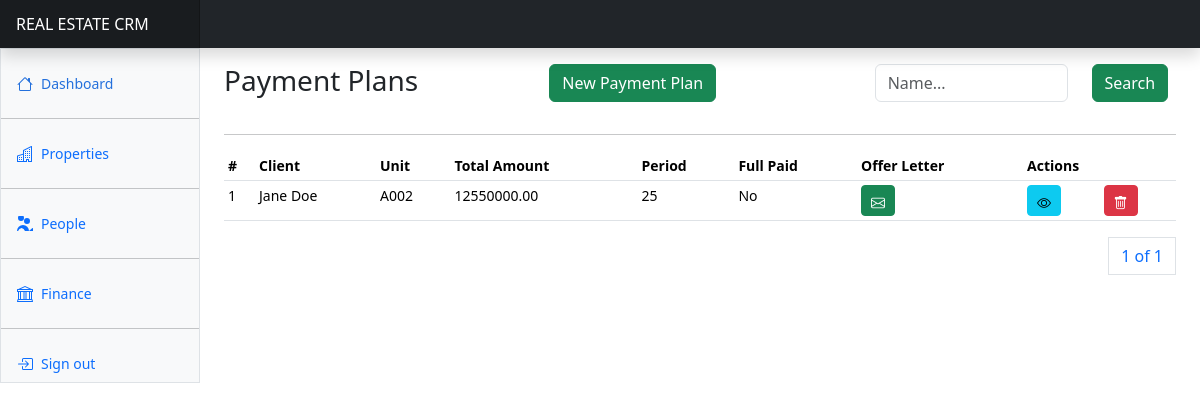
Page /finance/payment-plans/ (signed in) on the committed database.
### apps/finance/models.py (models this page shows, shortened)
class ClientPaymentPlan(AbstractBaseModel):
    client = models.ForeignKey(
        "users.Client", on_delete=models.CASCADE, related_name="clientpaymentplans"
    )
    unit = models.ForeignKey(
        "properties.PropertyUnit", on_delete=models.SET_NULL, null=True
    )
    booking_fee = models.DecimalField(max_digits=100, decimal_places=2, default=0)
    deposit_fee = models.DecimalField(max_digits=100, decimal_places=2, default=0)
    period = models.IntegerField(default=1)
    installment_amount = models.DecimalField(
        max_digits=100, decimal_places=2, default=0
    )
    total_amount = models.DecimalField(max_digits=100, decimal_places=2, default=0)
    first_repayment_date = models.DateField(null=True)
    fully_paid = models.BooleanField(default=False)

### apps/users/models.py (models this page shows)
class Client(AbstractBaseModel):
    name = models.CharField(max_length=255)
    email = models.EmailField(null=True)
    phone_number = models.CharField(max_length=255)
    id_number = models.CharField(max_length=255, null=True)
    kra_pin = models.CharField(max_length=255, null=True)
    gender = models.CharField(max_length=255)
    address = models.CharField(max_length=255, null=True)
    city = models.CharField(max_length=255, null=True)
    country = models.CharField(max_length=255, null=True)
    id_copy = models.FileField(upload_to="client_ids/", null=True)
    kra_certificate = models.FileField(upload_to="kra_cerificates/", null=True)
    photo = models.ImageField(upload_to="client_photos/", null=True)
    acquired_by = models.ForeignKey(User, on_delete=models.SET_NULL, null=True)
    def __str__(self):
        return self.name

### apps/properties/models.py (models this page shows)
class PropertyUnit(AbstractBaseModel):
    unit_number = models.CharField(max_length=255)
    property = models.ForeignKey(
        Property, on_delete=models.CASCADE, related_name="propertyunits"
    )
    client = models.ForeignKey("users.Client", related_name="clientunits", on_delete=models.SET_NULL, null=True)
    cost = models.DecimalField(max_digits=100, decimal_places=2, default=0)
    booking_fee = models.DecimalField(max_digits=100, decimal_places=2, default=0)
    deposit_fee = models.DecimalField(max_digits=100, decimal_places=2, default=0)
    unit_status = models.CharField(
        max_length=255, choices=UNIT_STATUSES, default="Available"
    )
    sold_by = models.ForeignKey("users.User", on_delete=models.SET_NULL, null=True)
    def __str__(self):
        return self.unit_number

### apps/finance/plans/views.py (the view, shortened to what this page needs)
# urls.py: path("payment-plans/", payment_plans, name="payment-plans"),
@login_required(login_url="/users/login")
def payment_plans(request):
    plans = ClientPaymentPlan.objects.all().order_by("-created")
    clients = Client.objects.all().order_by("-created")
    units = PropertyUnit.objects.all().only("id", "unit_number", "client_id")
    paginator = Paginator(plans, 10)
    page_number = request.GET.get("page")
    page_obj = paginator.get_page(page_number)
    context = {"page_obj": page_obj, "clients": clients, "units": units}
    return render(request, "finance/payment_plans/plans.html", context)

### apps/properties/models.py (called while the page is built)
    def __str__(self):
        return self.name

### templates/finance/payment_plans/plans.html (shortened to what this page needs)
{% extends "base.html" %}
{% block content %}
<div class="row">
    <div class="col-4">
        <h3>Payment Plans</h3>
    </div>
    <div class="col-4">
        <a class="btn btn-success" data-bs-toggle="modal" data-bs-target="#newPlanModal">New Payment Plan</a>
    </div>
    <div class="col-4">
      <form method="POST">
        <div class="input-group mb-3">
          <div class="row">
            <div class="col-8">
              <input type="text" class="form-control" name="search_text" id="search_text" placeholder="Name..." >
            </div>
            <div class="col-4">
              <button class="btn btn-success">Search</button>
            </div>
          </div>
        </div>
      </form>
    </div>
</div>
<hr/>
      <div class="table-responsive small">
        <table class="table table-sm">
          <thead>
            <tr>
              <th scope="col">#</th>
              <th scope="col">Client</th>
              <th scope="col">Unit</th>
              <th scope="col">Total Amount</th>
              <th scope="col">Period</th>
              <th scope="col">Full Paid</th>
              <th scope="col">Offer Letter</th>
              <th scope="col" colspan="2">Actions</th>
            </tr>
          </thead>
          <tbody>
            {% for plan in page_obj %}
            <tr>
              <td>{{plan.id}}</td>
              <td>{{plan.client}}</td>
              <td>{{plan.unit}}</td>
              <td>{{plan.total_amount}}</td>
              <td>{{plan.period}}</td>
              <td>{% if plan.fully_paid %} Yes {% else %} No {% endif %}</td>
              <td><a href="{% url 'generate-offer-letter' plan.id %}" target="_blank" class="btn btn-success btn-sm"><i class="bi bi-envelope"></i></a></td>
              <td><a href="{% url 'payment-plan-details' plan.id %}" class="btn btn-info btn-sm">
                <i class="bi bi-eye"></i>
              </a></td>
              <td><a class="btn btn-danger btn-sm" data-bs-toggle="modal" data-bs-target="#deletePlanModal{{ plan.id }}">
                <i class="bi bi-trash"></i>
              </a></td>
            </tr>
            {% endfor %}
          </tbody>
        </table>
        <div>
          <nav aria-label="Page navigation example">
            <ul class="pagination justify-content-end">
              <a class="page-link" href="#">{{ page_obj.number }} of {{ page_obj.paginator.num_pages }}</a>
            </ul>
          </nav>
        </div>
      </div>
{% endblock content %}

### static/dashboard.css (style rules this page uses)
.bi { display: inline-block; width: 1rem; height: 1rem; }

### templates/base.html (style rules this page uses)
.bi { vertical-align: -.125em; fill: currentColor; }

### rows in the picture
ClientPaymentPlan: id "1", client "Jane Doe", unit "A002", total_amount "12550000.00", period "25", fully_paid "No"

### other values in the picture
{{ page_obj.number }} "1"
{{ page_obj.paginator.num_pages }} "1"
